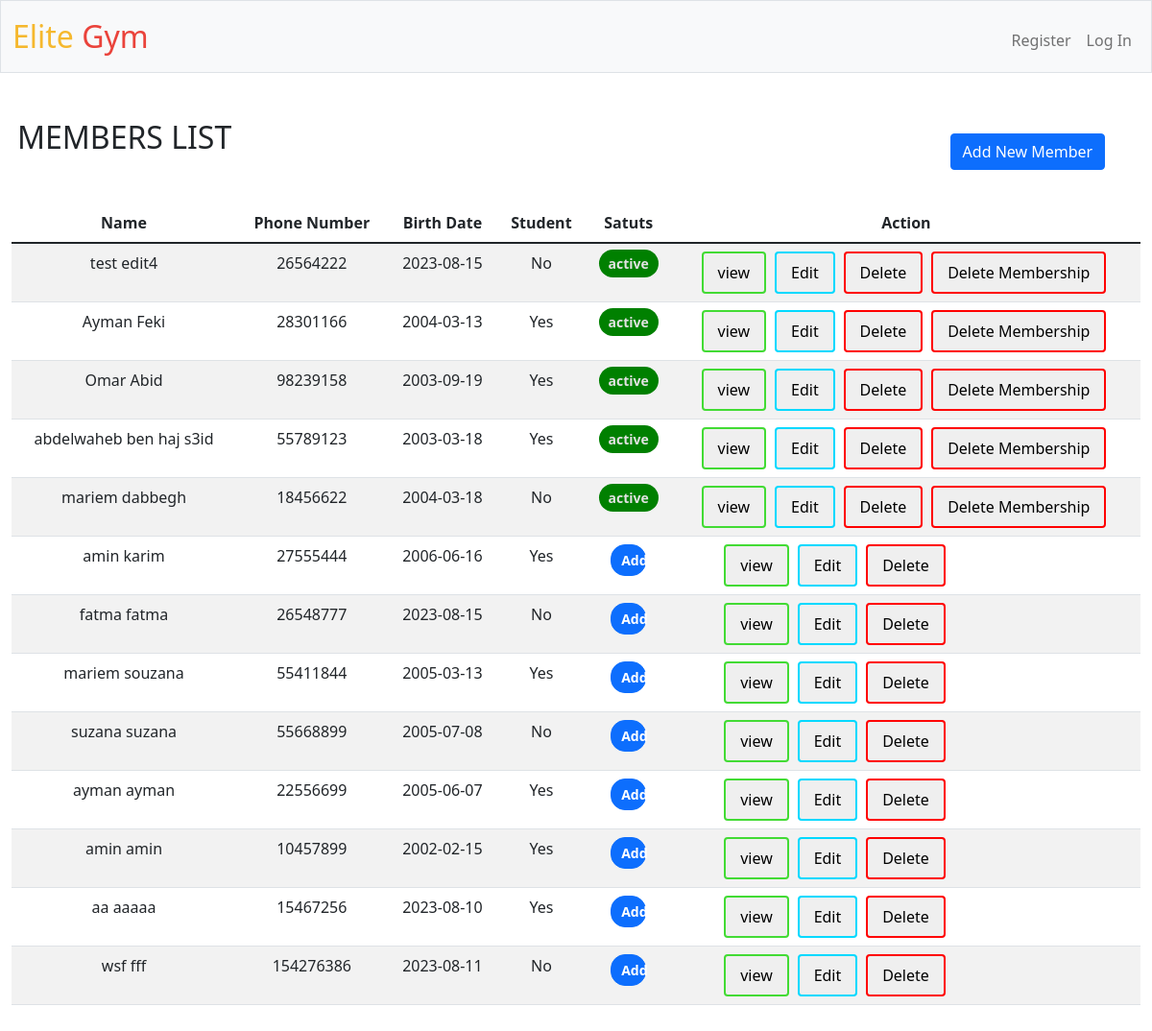
The app's page /members, older data.
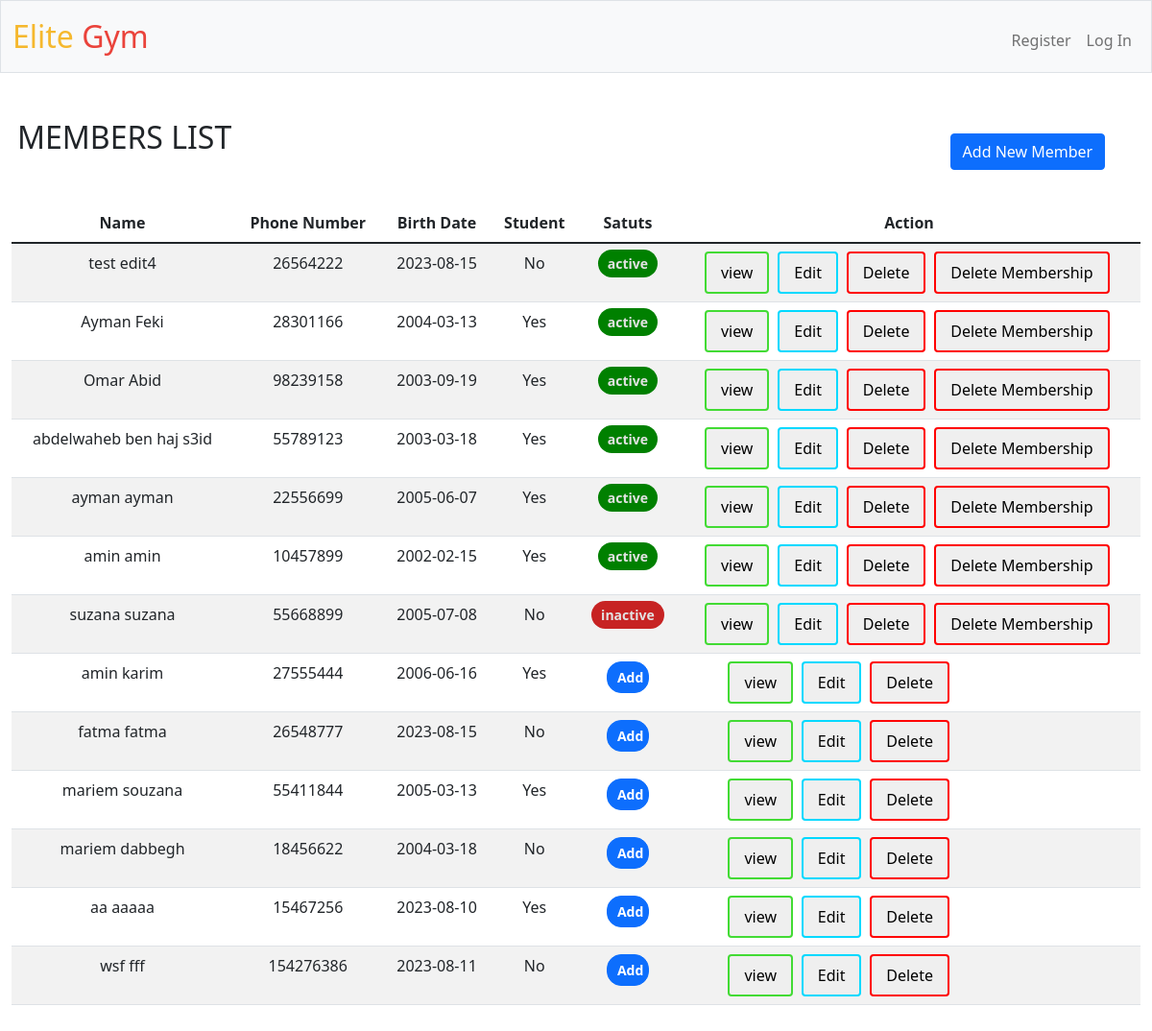
The same page, newer data.
### tables this page shows
CREATE TABLE 'membership' (
    m_id INTEGER PRIMARY KEY AUTOINCREMENT,
    cl_id INTEGER REFERENCES client(cl_id) ON DELETE CASCADE,
    sp_id INTEGER REFERENCES sport(sp_id) ON DELETE SET NULL,
    m_type varchar(20)  NOT NULL,'duration' INTEGER NOT NULL,
    price INTEGER NOT NULL,
    starts_at DATE,
    ends_at DATE);

CREATE TABLE client(
    cl_id           INTEGER   PRIMARY KEY AUTOINCREMENT,
    cl_Fname        TEXT      NOT NULL,
    cl_Lname        TEXT      NOT NULL,
    cl_num          INTEGER   UNIQUE
                              NOT NULL,
    cl_BD           TEXT,
    student         TEXT,
    CONSTRAINT CK_MEMBERSHIP CHECK (student IN ('yes', 'no', 'YES', 'NO', 'Yes', 'No') ) 
);

### app.py (the view)
@app.route("/members", methods=["GET", "POST"])
def members():
    def delete():
        if request.form.get("form_id")=="form3cl" :
            db.execute("delete from client where cl_id=?",int(request.form.get("cl_id")))
            return render_template("members.html",message8="member deleted succssefuly",member=member,moment=moment,clients=clients,sport=sport)
        else:
            db.execute("delete from membership where cl_id=?",int(request.form.get("cl_id")))
            return render_template("members.html",message8="membership deleted succssefuly",member=member,moment=moment,clients=clients,sport=sport)
    def edit():
        def edit_cl():
            if request.form.get("cl_num"):
                num=db.execute("select cl_Fname from client where cl_num=?;",request.form.get("cl_num"))
                if len(num)>0:
                    return render_template('members.html', message3="phone number already exist",member=member,moment=moment,clients=clients,sport=sport)
                if (not request.form.get("cl_num").isnumeric()) or len(request.form.get("cl_num"))<8:
                    return render_template('members.html', message1="phone number invalid",member=member,moment=moment,clients=clients,sport=sport)
            dict_m={"cl_Fname":request.form.get("cl_Fname"),"cl_Lname":request.form.get("cl_Lname"),"cl_BD":request.form.get("cl_BD"),
                    "cl_num":request.form.get("cl_num"),"student":request.form.get("student")}
            for key,value in dict_m.items():
                if value:
                    db.execute("UPDATE client set ?=? where cl_id=?",key,value,int(request.form.get("cl_id")))
        def edit_m():
            result=edit_cl()
            if result is None :
                dict_msh={"m_type":request.form.get("m_type"),"duration":request.form.get("duration"),"price":request.form.get("price")}
                if request.form.get("sp_name"):
                    sp_id=db.execute("select sp_id from sport where sp_name=?",request.form.get("sp_name"))
                    db.execute("update membership set sp_id=? where m_id=?",sp_id[0]["sp_id"],int(request.form.get("m_id")))
                if request.form.get("starts_at") or request.form.get("duration"):
                    db.execute("UPDATE membership set starts_at=? ,ends_at=date(?,'+' || ? || ' months') where m_id=?",request.form.get("starts_at"),request.form.get("starts_at"),int(request.form.get("duration")),int(request.form.get("m_id")))
                for key,value in dict_msh.items():
                    if value:
                        db.execute("UPDATE membership set ?=? where m_id=?",key,value,int(request.form.get("m_id")))
                return render_template("members.html",message7="changes made successfuly",member=member,moment=moment,clients=clients,sport=sport)
            else :
                return result
        if request.form.get("form_id") =="form2m":
            return edit_m()
        elif request.form.get("form_id") =="form2cl":
            result2=edit_cl()
            if result2 is None:
                return render_template("members.html",message7="changes made successfuly",member=member,moment=moment,clients=clients,sport=sport)
            else :
                return result2
    def add():
        def add_cl():
            if (not request.form.get("cl_num").isnumeric()) or len(request.form.get("cl_num"))<8:
                return render_template('members.html', message1="phone number invalid",member=member,moment=moment,clients=clients,sport=sport)
            number=db.execute("select cl_Fname from client where cl_num=?;",request.form.get("cl_num"))
            if len(number)>0:
                return render_template('members.html', message3="phone number already exist",member=member,moment=moment,clients=clients,sport=sport)
            db.execute(
                    "insert into client (cl_Fname,cl_Lname,cl_num,cl_BD,student) values(?,?,?,?,?)",
                    request.form.get("cl_Fname"),
                    request.form.get("cl_Lname"),
                    int(request.form.get("cl_num")),
                    request.form.get("cl_BD"),
                    request.form.get("student")
                )
        def add_m():
            if (not request.form.get("sp_name")) and (not request.form.get("m_type"))  and  (not request.form.get("duration")) and (not request.form.get("price")) and (not request.form.get("starts_at")):
                return "member added successfuly"
            if (not request.form.get("sp_name")) or (not request.form.get("m_type"))  or  (not request.form.get("duration")) or (not request.form.get("price")) or (not request.form.get("starts_at")):
                return "No membership added ! Not enough informations"
            if not request.form.get("cl_id"):
                cl_id=db.execute("select cl_id from client where cl_num=?",int(request.form.get("cl_num")))
            else:
                cl_id=[{}]
                cl_id[0]["cl_id"]=int(request.form.get("cl_id"))
            sp_id=db.execute("select sp_id from sport where sp_name=?",request.form.get("sp_name"))
            db.execute(
                    "insert into membership (cl_id,sp_id,m_type,duration,price,starts_at,ends_at) values(?,?,?,?,?,?,date(?,'+' || ? || ' months'))",
                    cl_id[0]["cl_id"],
                    sp_id[0]["sp_id"],
                    request.form.get("m_type"),
                    int(request.form.get("duration")),
                    int(request.form.get("price")),
                    request.form.get("starts_at"),
                    request.form.get("starts_at"),
                    int(request.form.get("duration")),
                    )
        if request.form.get("form_id") =="form1cl":
            result1=add_m()
            if result1 is None:
                return render_template('members.html',message5="membership added successfuly",member=member,moment=moment,clients=clients,sport=sport)
            else:
                return render_template("members.html",message3="No membership added ! Not enough informations",member=member,moment=moment,clients=clients,sport=sport)
        elif request.form.get("form_id") =="form1m":
            result2=add_cl()
            if result2 is None :
                result3=add_m()
                if result3 is None:
                    return render_template('members.html',message5="member and his membership added successfuly",member=member,moment=moment,clients=clients,sport=sport)
                else:
                    return render_template('members.html',message5="member added successfuly",message3="No membership added ! Not enough informations",member=member,moment=moment,clients=clients,sport=sport)
            else:
                return result2
    moment = datetime.datetime.now().strftime('%Y-%m-%d %H:%M:%S')
    sport=db.execute("select sp_name from sport;")
    member=db.execute("select * from member;")
    clients=db.execute("select cl_id,cl_Fname,cl_Lname,cl_num,cl_BD,student from client where cl_id NOT IN (SELECT cl_id from membership) ;")
    for m in member:
        if moment  >= m["ends_at"]:
            m["status"]="inactive"
        else:
            m["status"]="active"
    if request.method == "POST":
        if "form1" in request.form.get("form_id"):
            return add()
        elif "form2" in request.form.get("form_id") :
            return edit()
        elif "form3" in request.form.get("form_id") :
            return delete()
    else:
        return render_template('members.html',member=member,moment=moment,clients=clients,sport=sport)

### templates/members.html (shortened to what this page needs)
{% extends "layout.html" %}
{% block main %}
<h2>MEMBERS LIST</h2>
<button type="button" class="btn btn-primary" data-bs-toggle="modal" data-bs-target="#exampleModal" id="add">
  Add New Member
</button>
  <table class="table table-striped">
    <thead>
      <tr>
        <th scope="col">Name</th>
        <th scope="col">Phone Number</th>
        <th scope="col">Birth Date</th>
        <th scope="col">Student</th>
        <th scope="col">Satuts</th>
        <th scope="col">Action</th>
      </tr>
    </thead>
    <tbody>
      {% for m in member %}
      <tr>
      <td> {{m.cl_Fname}} {{m.cl_Lname}}</td>
      <td> {{m.cl_num}}</td>
      <td> {{m.cl_BD}}</td>
      <td> {{m.student}}</td>
      <td >{% if m.status=="active" %}
        <span class="status-badge active-badge">{{m.status}}</span>
          {% else %}
          <span class="status-badge inactive-badge">{{m.status}}</span>
          {% endif %}
      </td>
      <td id="buttons"> <button type="button" class="custom-button"  data-bs-toggle="modal" data-bs-target="#viewModal{{loop.index}}" id="view">view</button>
         <button type="button" class="custom-button"  data-bs-toggle="modal" data-bs-target="#edit{{loop.index}}" id="edit" >Edit</button>
          <button type="button" class="custom-button"  data-bs-toggle="modal" data-bs-target="#delete{{loop.index}}" id="delete" >Delete</button>
          <button type="button" class="custom-button"  data-bs-toggle="modal" data-bs-target="#deletem{{loop.index}}" id="delete" >Delete Membership</button>
        </td>
      </tr>
      {% endfor %}
      {% for client in clients %}
      <tr>
        <td> {{client.cl_Fname}} {{client.cl_Lname}}</td>
        <td> {{client.cl_num}}</td>
        <td> {{client.cl_BD}}</td>
        <td> {{client.student}}</td>
        <td> <button type="button" id="add_n_m" class="btn btn-primary" data-bs-toggle="modal" data-bs-target="#addmembership{{loop.index}}" id="add_membership">
          Add
        </button>
      </td>
        <td > <span id="no_m_buttons"><button type="button" class="custom-button" data-bs-toggle="modal" data-bs-target="#view{{loop.index}}" id="view">view</button>
           <button type="button" class="custom-button" data-bs-toggle="modal" data-bs-target="#editc{{loop.index}}" id="edit" >Edit</button>
            <button type="button" id="delete" class="custom-button" data-bs-toggle="modal" data-bs-target="#deletecl{{loop.index}}">Delete</button>
          </span>
      </td>
        </tr>
      {% endfor %}
    </tbody>
  </table>
{% endblock %}

### templates/layout.html (shortened to what this page needs)
<!DOCTYPE html>
<html lang="en">
    <head>
        <link href="https://cdn.jsdelivr.net/npm/bootstrap@5.1.3/dist/css/bootstrap.min.css" rel="stylesheet">
        <link href="/static/styles.css" rel="stylesheet">
    </head>
    <body>
        <nav class="bg-light border navbar navbar-expand-md navbar-light">
            <div class="container-fluid">
                <a class="navbar-brand" href="/"><span class="yellow">Elite</span> <span class="red">Gym</span></a>
                <div class="collapse navbar-collapse" id="navbar">
                    {% if session["user_id"] %}
                        <ul class="navbar-nav me-auto mt-2">
                            <li class="nav-item"><a class="nav-link" href="/schedule">Schedule</a></li>
                            <li class="nav-item"><a class="nav-link" href="/members">Members</a></li>
                            <li class="nav-item"><a class="nav-link" href="/trainers">Trainers</a></li>
                            <li class="nav-item"><a class="nav-link" href="/history">History</a></li>
                        </ul>
                        <ul class="navbar-nav ms-auto mt-2">
                            <li class="nav-item"><a class="nav-link" href="/logout">Log Out</a></li>
                        </ul>
                    {% else %}
                        <ul class="navbar-nav ms-auto mt-2">
                            <li class="nav-item"><a class="nav-link" href="/register">Register</a></li>
                            <li class="nav-item"><a class="nav-link" href="/login">Log In</a></li>
                        </ul>
                    {% endif %}
                </div>
            </div>
        </nav>
        <main class="container-fluid py-5 text-center">
            {% block main %}{% endblock %}
        </main>
    </body>
</html>

### static/styles.css (style rules this page uses)
nav .navbar-brand { font-size: xx-large; }
nav .navbar-brand .red { color: #ea433b; }
nav .navbar-brand .yellow { color: #f5b82e; }
h2 { margin-bottom: -5%; margin-right: 80%; }
#add { margin-top: 3%; margin-bottom: 3%; margin-left:80%; }
.custom-button { color: rgb(0, 0, 0); border: none; padding: 8px 15px; text-align: center; text-decoration: none; display: inline-block; font-size: 16px; border-radius: 4px; margin-right:1%; }
#view { border: 2px solid #42db34; }
#edit { border: 2px solid #00d9ff; }
#delete { border: 2px solid #ff0000; }
td { padding:20px; }
.status-badge { padding: 5px 10px; border-radius: 20px; font-size: 14px; font-weight: bold; }
.active-badge { background-color:green; color: rgb(226, 226, 226); }
.inactive-badge { background-color: rgb(199, 35, 35); color: rgb(226, 226, 226); }
#add_n_m { width: 50%; padding: 5px 10px; border-radius: 15px; font-size: 14px; font-weight: bold; text-align:left; }
#buttons { margin-left:0%; text-align:middle; }
#no_m_buttons { margin-left:-30.5%; }

Row changes from the older to the newer data that the page shows:
removed membership: cl_Fname "mariem", cl_Lname "dabbegh", cl_num "18456622", cl_BD "2004-03-18", student "No", status "active"
no longer on this page (row unchanged): client: cl_Fname "suzana", cl_Lname "suzana", cl_num "55668899", cl_BD "2005-07-08", student "No"
no longer on this page (row unchanged): client: cl_Fname "ayman", cl_Lname "ayman", cl_num "22556699", cl_BD "2005-06-07", student "Yes"
no longer on this page (row unchanged): client: cl_Fname "amin", cl_Lname "amin", cl_num "10457899", cl_BD "2002-02-15", student "Yes"
added membership: cl_Fname "ayman", cl_Lname "ayman", cl_num "22556699", cl_BD "2005-06-07", student "Yes", status "active"
added membership: cl_Fname "amin", cl_Lname "amin", cl_num "10457899", cl_BD "2002-02-15", student "Yes", status "active"
added membership: cl_Fname "suzana", cl_Lname "suzana", cl_num "55668899", cl_BD "2005-07-08", student "No", status "inactive"
now on this page (row unchanged): client: cl_Fname "mariem", cl_Lname "dabbegh", cl_num "18456622", cl_BD "2004-03-18", student "No"
